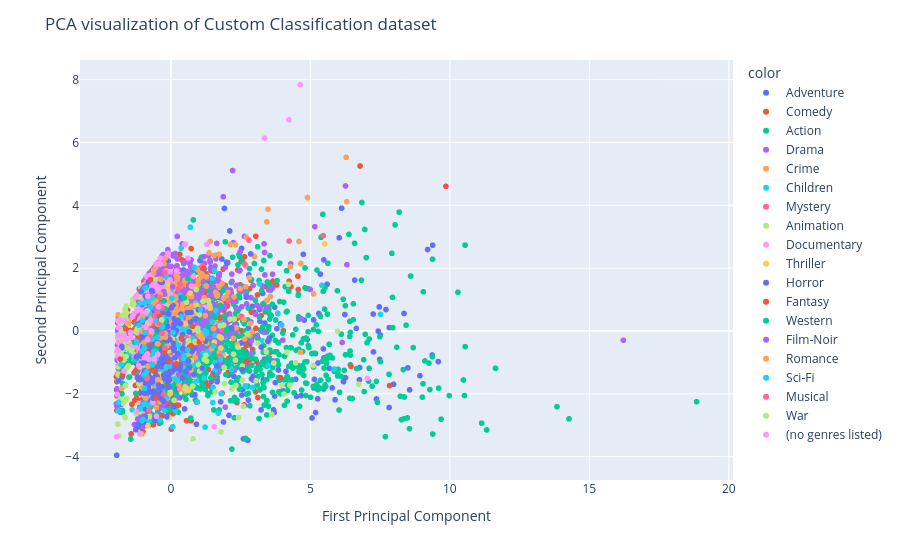

Source (notebook cell):
### Markdown cell above
PCA

### Code cell
pca = PCA(n_components = 2)
scaler = StandardScaler()
y = df_tsne['Class']
X_pca = pca.fit_transform(X_combined)
fig_pca = px.scatter(x = X_pca[:,0], y =X_pca[:,1], color = y)
fig_pca.update_layout(
    title="PCA visualization of Custom Classification dataset",
    xaxis_title="First Principal Component",
    yaxis_title="Second Principal Component",
)
fig_pca.show()

### Figure 1 — Plotly figure (JSON) as saved in the notebook; plotly's stock layout.template omitted (floating-point values rounded to 4 significant figures; data arrays with more than 128 entries replaced by an {"elided": "..."} marker saying what was removed)
{"data": [{"hovertemplate": "color=Adventure<br>x=%{x}<br>y=%{y}<extra></extra>", "legendgroup": "Adventure", "marker": {"color": "#636efa", "symbol": "circle"}, "mode": "markers", "name": "Adventure", "showlegend": true, "type": "scattergl", "x": {"elided": "653 float values"}, "xaxis": "x", "y": {"elided": "653 float values"}, "yaxis": "y"}, {"hovertemplate": "color=Comedy<br>x=%{x}<br>y=%{y}<extra></extra>", "legendgroup": "Comedy", "marker": {"color": "#EF553B", "symbol": "circle"}, "mode": "markers", "name": "Comedy", "showlegend": true, "type": "scattergl", "x": {"elided": "2779 float values"}, "xaxis": "x", "y": {"elided": "2779 float values"}, "yaxis": "y"}, {"hovertemplate": "color=Action<br>x=%{x}<br>y=%{y}<extra></extra>", "legendgroup": "Action", "marker": {"color": "#00cc96", "symbol": "circle"}, "mode": "markers", "name": "Action", "showlegend": true, "type": "scattergl", "x": {"elided": "1828 float values"}, "xaxis": "x", "y": {"elided": "1828 float values"}, "yaxis": "y"}, {"hovertemplate": "color=Drama<br>x=%{x}<br>y=%{y}<extra></extra>", "legendgroup": "Drama", "marker": {"color": "#ab63fa", "symbol": "circle"}, "mode": "markers", "name": "Drama", "showlegend": true, "type": "scattergl", "x": {"elided": "2226 float values"}, "xaxis": "x", "y": {"elided": "2226 float values"}, "yaxis": "y"}, {"hovertemplate": "color=Crime<br>x=%{x}<br>y=%{y}<extra></extra>", "legendgroup": "Crime", "marker": {"color": "#FFA15A", "symbol": "circle"}, "mode": "markers", "name": "Crime", "showlegend": true, "type": "scattergl", "x": {"elided": "537 float values"}, "xaxis": "x", "y": {"elided": "537 float values"}, "yaxis": "y"}, {"hovertemplate": "color=Children<br>x=%{x}<br>y=%{y}<extra></extra>", "legendgroup": "Children", "marker": {"color": "#19d3f3", "symbol": "circle"}, "mode": "markers", "name": "Children", "showlegend": true, "type": "scattergl", "x": {"elided": "197 float values"}, "xaxis": "x", "y": {"elided": "197 float values"}, "yaxis": "y"}, {"hovertemplate": "color=Mystery<br>x=%{x}<br>y=%{y}<extra></extra>", "legendgroup": "Mystery", "marker": {"color": "#FF6692", "symbol": "circle"}, "mode": "markers", "name": "Mystery", "showlegend": true, "type": "scattergl", "x": [4.238, 5.462, -0.1962, -0.2892, -0.6379, -0.7947, 1.144, -0.43, 0.7417, -0.5938, -0.5727, -0.4929, -0.298, -0.06654, 0.03719, -0.4477, -0.0337, 2.799, -0.7445, -0.9041, -0.6003, -0.5549, -0.4857, 2.538, -0.573, -0.2603, -0.786, -0.1162, -0.3641, 0.5501, -0.4105, -0.7566, -0.7486, -1.267, 0.3356, -0.6783, 2.061, -0.6368, -0.6508, 1.818, -0.09031, -0.7265, -0.6055, -0.7765, -1.874, -0.8132, 0.1515, 1.76], "xaxis": "x", "y": [2.864, 3.036, -0.1476, 0.4312, 0.187, 0.6349, 2.07, 0.7974, -0.546, 0.4052, 0.7357, -0.7065, 0.2445, 0.5651, -0.06082, 0.2558, -0.1143, 2.89, -0.2701, -2.175, 0.3875, -0.6674, -2.09, 0.4623, 0.2875, 0.3369, -0.7076, 0.7606, -0.4315, -0.2162, -0.5917, 0.2304, -1.084, -0.318, 1.486, 0.3297, 0.9669, 0.1747, 0.5741, 0.06698, -1.237, 0.1885, -2.29, -1.724, -0.5974, -1.217, 0.2533, -0.7986], "yaxis": "y"}, {"hovertemplate": "color=Animation<br>x=%{x}<br>y=%{y}<extra></extra>", "legendgroup": "Animation", "marker": {"color": "#B6E880", "symbol": "circle"}, "mode": "markers", "name": "Animation", "showlegend": true, "type": "scattergl", "x": {"elided": "298 float values"}, "xaxis": "x", "y": {"elided": "298 float values"}, "yaxis": "y"}, {"hovertemplate": "color=Documentary<br>x=%{x}<br>y=%{y}<extra></extra>", "legendgroup": "Documentary", "marker": {"color": "#FF97FF", "symbol": "circle"}, "mode": "markers", "name": "Documentary", "showlegend": true, "type": "scattergl", "x": {"elided": "386 float values"}, "xaxis": "x", "y": {"elided": "386 float values"}, "yaxis": "y"}, {"hovertemplate": "color=Thriller<br>x=%{x}<br>y=%{y}<extra></extra>", "legendgroup": "Thriller", "marker": {"color": "#FECB52", "symbol": "circle"}, "mode": "markers", "name": "Thriller", "showlegend": true, "type": "scattergl", "x": [0.1609, -0.475, -0.3471, -0.4397, -0.3609, 5.513, 0.05287, 0.8204, -0.7032, -0.02573, 1.778, 1.413, -0.811, -0.396, 1.138, -0.1908, -0.472, -0.4397, -0.3499, -0.7971, -1.001, -0.9241, -0.8952, 0.5361, -0.9687, -0.716, 1.793, -0.4959, -0.545, -0.3763, -0.3597, -0.3778, -0.01119, -0.6603, -0.4023, -0.6597, 0.14, -0.2386, -0.7865, -0.5568, -0.3999, 0.893, -0.07394, 0.7311, 0.635, 1.736, 0.4152, -0.6396, -0.552, -0.6283, -0.3899, -0.577, 0.1965, -0.3358, -0.8235, 1.557, 0.1636, -0.8646, -0.02472, -0.9315, -0.8383, -0.1133, -0.846, -0.6528, -0.7063, -0.4805, -0.8795, -0.8404, -0.7604, -0.4309, 0.6942, -0.8645, -0.8422, 0.2882, -0.9306, -0.8181, 0.05575, -0.2384, 0.9159, -0.9818, -0.1037, -0.8219, -0.8757, 0.3018], "xaxis": "x", "y": [-0.7827, -0.1437, -0.8274, 0.3894, -0.021, 2.772, -0.2157, -0.6549, 0.03577, -1.989, 0.8744, 0.7245, -0.07292, -1.381, -0.321, 0.5648, 0.4253, 0.00495, 0.5511, 0.6254, -0.2988, -0.4244, 0.4845, 0.231, -0.4775, 0.7325, -0.5403, 0.5461, 0.3094, -0.07181, 1.012, -1.638, -0.3867, 0.7989, -0.5751, -1.169, 0.3941, -0.1542, 0.6222, -1.557, -0.04267, -0.3644, -0.6265, -0.9508, -1.89, -0.1753, -0.1692, -1.452, 0.6644, 1.042, -0.08422, -0.1019, -0.9657, 0.1263, -3.012, -0.3553, -0.5978, -1.262, 1.021, -1.342, 0.569, 1.295, -0.3314, 0.6526, -1.576, -1.71, -0.3713, -1.688, -1.815, -1.611, 1.206, -1.262, -1.003, 0.4066, -0.7838, -1.662, -0.2788, 1.015, 0.8172, -2.314, 1.49, -0.7571, -1.276, -0.4114], "yaxis": "y"}, {"hovertemplate": "color=Horror<br>x=%{x}<br>y=%{y}<extra></extra>", "legendgroup": "Horror", "marker": {"color": "#636efa", "symbol": "circle"}, "mode": "markers", "name": "Horror", "showlegend": true, "type": "scattergl", "x": {"elided": "468 float values"}, "xaxis": "x", "y": {"elided": "468 float values"}, "yaxis": "y"}, {"hovertemplate": "color=Fantasy<br>x=%{x}<br>y=%{y}<extra></extra>", "legendgroup": "Fantasy", "marker": {"color": "#EF553B", "symbol": "circle"}, "mode": "markers", "name": "Fantasy", "showlegend": true, "type": "scattergl", "x": [-0.3831, -0.7711, 1.176, 1.746, -0.6541, 3.048, 0.7748, -0.3708, -0.5374, -0.6491, 0.1952, -0.8105, -0.5981, -0.8366, -1.819, -0.5602, -0.6292, -1.622, -0.3939, -0.3735, -0.5475, -0.8491, -0.7969, -0.5081, -0.7334, 1.021, -0.8124, -1.732, -0.7964, -1.178, 0.2739, 3.931, -0.6085, 0.3765, -0.6452, -0.2393, -0.08399, 6.456, -0.6477, 2.731, 7.838, 0.7147], "xaxis": "x", "y": [0.1855, -0.3811, 1.988, 0.4108, 0.2086, 0.083, 0.1524, 0.4907, -2.133, -0.1803, -1.046, -1.302, 0.1843, 0.05663, -0.8969, -1.281, 0.8557, 0.07288, 0.9764, -0.4012, 1.064, -0.7857, -0.3918, 0.5153, 1.631, -0.3422, -0.6879, -1.387, 0.1377, -0.2349, -2.357, -1.485, -0.5723, -0.214, 0.4346, -0.6664, -0.9833, -1.124, -1.191, -0.9654, -1.734, -0.4735], "yaxis": "y"}, {"hovertemplate": "color=Western<br>x=%{x}<br>y=%{y}<extra></extra>", "legendgroup": "Western", "marker": {"color": "#00cc96", "symbol": "circle"}, "mode": "markers", "name": "Western", "showlegend": true, "type": "scattergl", "x": [-0.2452, 1.769, -0.6185, -0.2064, -0.6209, -0.4009, 0.614, -0.4032, -0.3683, -0.2459, -0.2215, -0.5246, -0.7039, -0.8082, -0.5578, -0.86, 0.4792, -0.394, -0.2041, -1.303, 1.595, 1.863, -0.5246], "xaxis": "x", "y": [-0.4341, 0.8188, -0.6235, 0.7081, -0.004856, 0.9777, 1.657, 0.9982, 0.102, 0.9584, 0.2782, -0.1266, -0.1814, 0.6254, 0.9793, 0.6052, 1.05, 0.7404, -0.1873, -0.3631, 0.4293, 1.279, -0.5353], "yaxis": "y"}, {"hovertemplate": "color=Film-Noir<br>x=%{x}<br>y=%{y}<extra></extra>", "legendgroup": "Film-Noir", "marker": {"color": "#ab63fa", "symbol": "circle"}, "mode": "markers", "name": "Film-Noir", "showlegend": true, "type": "scattergl", "x": [-0.8139, 0.06279, -0.2304, -0.2528, -0.7676, -0.6447, -0.118, -0.6867, -0.747, -0.9927, -0.5911, -0.8167], "xaxis": "x", "y": [-0.2873, 1.412, 1.177, 1.258, 0.8141, 0.7304, -0.123, 0.8019, 0.1759, 0.442, 0.3612, 1.069], "yaxis": "y"}, {"hovertemplate": "color=Romance<br>x=%{x}<br>y=%{y}<extra></extra>", "legendgroup": "Romance", "marker": {"color": "#FFA15A", "symbol": "circle"}, "mode": "markers", "name": "Romance", "showlegend": true, "type": "scattergl", "x": [-0.6883, -0.9626, -1.016, -0.4817, -0.5238, -0.4673, -1.033, -0.4663, -0.8987, -0.3323, 2.622, 1.462, -0.6323, -0.4626, -0.02541, -0.1395, -0.1997, -0.6009, 0.3149, -0.5741, -0.3697, -0.4726, -0.6908, -0.808, -0.6188, -0.3827, -0.3716, -1.508, -0.6877, -0.366, -0.7358, -0.203, 1.133, -0.8377, -0.7313, -0.914, -1.018, -0.8193], "xaxis": "x", "y": [-0.05319, -0.3641, 0.4661, -0.4016, 0.9447, 0.7644, -0.01451, 0.2127, -2.148, -0.1213, 0.363, -0.5683, 0.9029, -0.4097, 0.9373, -0.4854, -0.197, -0.9944, -1.845, 0.8805, 0.2448, -1.549, 0.4036, 1.083, 1.849, 1.167, -0.2166, 0.2458, 1.027, 1.643, 0.3461, -0.07179, -0.2502, 0.17, -0.1093, 0.1335, -1.808, -1.117], "yaxis": "y"}, {"hovertemplate": "color=Sci-Fi<br>x=%{x}<br>y=%{y}<extra></extra>", "legendgroup": "Sci-Fi", "marker": {"color": "#19d3f3", "symbol": "circle"}, "mode": "markers", "name": "Sci-Fi", "showlegend": true, "type": "scattergl", "x": [0.6031, 1.53, 0.3851, -0.1638, -0.9549, -0.9903, -0.8714, 1.773, -0.8138, -0.5271, -0.6593, -0.8932, -0.9222, -0.9423, -0.3056, -0.9273, -0.4698, -0.9396, -1.102, -1.223, -0.8993, -0.7701, -0.7983, -0.9247, -0.7229, -0.6615, -0.6024, -0.9364, -1.873, -0.8009, -0.6542, -0.8566, -1.024, -0.7273, 0.2723, -0.5443, -0.3848, 1.066, 1.211, -1.044, -0.866, 7.512, 5.856, -0.6581, -0.4744, -0.9606, -0.9234, -0.9996, -0.2445, -1.033, -1.136, -1.133, -0.7412, -0.7971, -0.8041, 1.616, -0.6059, -0.5258, 0.03987, 3.974, -1.782, 0.07906], "xaxis": "x", "y": [-0.6043, -0.4717, 0.4549, -1.144, -0.516, -2.344, -1.293, -0.903, 0.5388, -0.6642, -0.2548, 1.372, 0.9132, -0.544, 0.1278, 1.367, 0.6102, 0.8872, -2.477, -0.3485, 0.03678, 0.5708, -2.393, -2.298, 0.3035, -1.076, -0.6679, -1.825, -2.27, 0.6086, -0.7741, 0.5422, 0.3429, 0.7623, -0.4461, 0.3351, -2.835, 0.6842, 0.01086, -0.6446, -1.46, 0.5303, -1.21, 1.052, -0.1982, -1.4, -0.04627, -2.809, 0.4214, -2.849, 0.8808, 0.1809, -0.9143, -0.2959, 0.9495, 0.6512, -0.8843, -0.8815, 1.046, 0.1877, -1.069, -0.04795], "yaxis": "y"}, {"hovertemplate": "color=Musical<br>x=%{x}<br>y=%{y}<extra></extra>", "legendgroup": "Musical", "marker": {"color": "#FF6692", "symbol": "circle"}, "mode": "markers", "name": "Musical", "showlegend": true, "type": "scattergl", "x": [-0.3061, -0.4002, -0.4185, -0.7782, 2.644, -0.7639, -0.3276, 0.2703, -0.8062, -0.2511, -0.4068, -0.4814, -0.7797, -0.8571, -0.8537, -0.59, -0.79, -0.4791, -0.2191, -0.8033, -0.679, -0.2117, -1.897], "xaxis": "x", "y": [0.7366, 1.069, 0.2375, -0.1928, 2.126, -0.213, -0.06836, 1.339, 1.137, -2.016, 0.853, 0.7818, 0.2638, 0.08837, -1.516, 0.4854, -2.523, 0.6182, 1.868, 0.2, 0.2448, -0.5405, -0.617], "yaxis": "y"}, {"hovertemplate": "color=War<br>x=%{x}<br>y=%{y}<extra></extra>", "legendgroup": "War", "marker": {"color": "#B6E880", "symbol": "circle"}, "mode": "markers", "name": "War", "showlegend": true, "type": "scattergl", "x": [-0.7881, -0.829, -0.3261, -0.8538], "xaxis": "x", "y": [0.2507, 0.2615, 0.3573, 0.6373], "yaxis": "y"}, {"hovertemplate": "color=(no genres listed)<br>x=%{x}<br>y=%{y}<extra></extra>", "legendgroup": "(no genres listed)", "marker": {"color": "#FF97FF", "symbol": "circle"}, "mode": "markers", "name": "(no genres listed)", "showlegend": true, "type": "scattergl", "x": [-1.681, 1.552, 7.042, -0.5188, -0.9438, -1.156, -0.7862, -0.7104, -0.4351, -0.5959, -1.878, -1.607, -0.4656, -0.8342, -0.4774, -1.219, -0.8937, -0.8435, -0.8769, -1.663, -1.897, -1.375, -1.869, -1.239, -1.878, -0.7246, -1.897, 4.636, -1.888, -1.925, -1.834, -0.8287, -0.8918, -0.4737], "xaxis": "x", "y": [-1.272, -3.044, -1.505, -2.714, -0.8474, -1.1, -0.9021, 0.005205, 0.7738, -0.8878, 0.311, -0.2746, -0.7425, -0.2623, 1.374, 0.6427, 0.5757, -0.7278, -0.7677, 0.3298, -0.62, 0.4566, -0.1421, -2.563, 0.311, 0.3228, -0.62, 7.837, -0.1545, -2.017, 0.3641, 1.108, 0.1235, -0.7416], "yaxis": "y"}], "layout": {"legend": {"title": {"text": "color"}, "tracegroupgap": 0}, "margin": {"t": 60}, "title": {"text": "PCA visualization of Custom Classification dataset"}, "xaxis": {"anchor": "y", "domain": [0, 1], "title": {"text": "First Principal Component"}}, "yaxis": {"anchor": "x", "domain": [0, 1], "title": {"text": "Second Principal Component"}}}}
